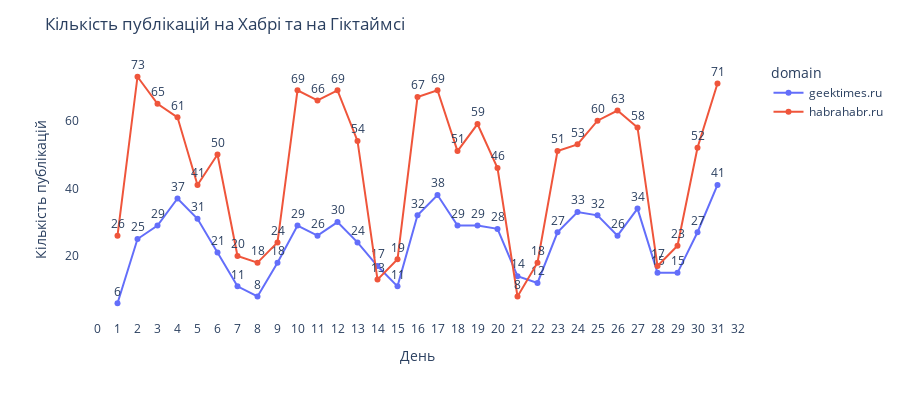

Notebook code cell kept with this figure:
### Code cell
fig = px.line(x, x="day", y="count", color='domain', text="count", height=400)

fig.update_traces(textposition="top center")

fig.update_layout(title='Кількість публікацій на Хабрі та на Гіктаймсі',
                   xaxis_title='День',
                   yaxis_title='Кількість публікацій',
                   plot_bgcolor="white")

fig.update_xaxes(dtick=1)

fig.show()

### Figure 1 — Plotly figure (JSON) as saved in the notebook; plotly's stock layout.template omitted (floating-point values rounded to 4 significant figures)
{"data": [{"hovertemplate": "domain=geektimes.ru<br>day=%{x}<br>count=%{text}<extra></extra>", "legendgroup": "geektimes.ru", "line": {"color": "#636efa", "dash": "solid"}, "marker": {"symbol": "circle"}, "mode": "markers+text+lines", "name": "geektimes.ru", "orientation": "v", "showlegend": true, "text": [6, 25, 29, 37, 31, 21, 11, 8, 18, 29, 26, 30, 24, 17, 11, 32, 38, 29, 29, 28, 14, 12, 27, 33, 32, 26, 34, 15, 15, 27, 41], "textposition": "top center", "type": "scatter", "x": [1, 2, 3, 4, 5, 6, 7, 8, 9, 10, 11, 12, 13, 14, 15, 16, 17, 18, 19, 20, 21, 22, 23, 24, 25, 26, 27, 28, 29, 30, 31], "xaxis": "x", "y": [6, 25, 29, 37, 31, 21, 11, 8, 18, 29, 26, 30, 24, 17, 11, 32, 38, 29, 29, 28, 14, 12, 27, 33, 32, 26, 34, 15, 15, 27, 41], "yaxis": "y"}, {"hovertemplate": "domain=habrahabr.ru<br>day=%{x}<br>count=%{text}<extra></extra>", "legendgroup": "habrahabr.ru", "line": {"color": "#EF553B", "dash": "solid"}, "marker": {"symbol": "circle"}, "mode": "markers+text+lines", "name": "habrahabr.ru", "orientation": "v", "showlegend": true, "text": [26, 73, 65, 61, 41, 50, 20, 18, 24, 69, 66, 69, 54, 13, 19, 67, 69, 51, 59, 46, 8, 18, 51, 53, 60, 63, 58, 17, 23, 52, 71], "textposition": "top center", "type": "scatter", "x": [1, 2, 3, 4, 5, 6, 7, 8, 9, 10, 11, 12, 13, 14, 15, 16, 17, 18, 19, 20, 21, 22, 23, 24, 25, 26, 27, 28, 29, 30, 31], "xaxis": "x", "y": [26, 73, 65, 61, 41, 50, 20, 18, 24, 69, 66, 69, 54, 13, 19, 67, 69, 51, 59, 46, 8, 18, 51, 53, 60, 63, 58, 17, 23, 52, 71], "yaxis": "y"}], "layout": {"height": 400, "legend": {"title": {"text": "domain"}, "tracegroupgap": 0}, "margin": {"t": 60}, "plot_bgcolor": "white", "title": {"text": "Кількість публікацій на Хабрі та на Гіктаймсі"}, "xaxis": {"anchor": "y", "domain": [0, 1], "dtick": 1, "title": {"text": "День"}}, "yaxis": {"anchor": "x", "domain": [0, 1], "title": {"text": "Кількість публікацій"}}}}
